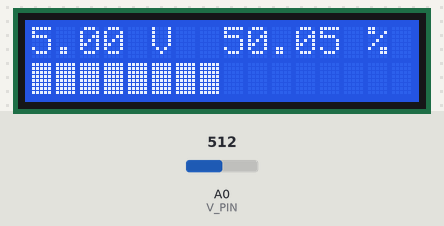
A sketch run on a simulated Arduino Uno, built with avr-gcc and run on an emulated ATmega328P. Parts: 16×2 character LCD. The test bench sets the inputs (shaded band); at power-on: A0 (V_PIN) = 512.

Above: at 1.2 s.
1.3 s: A0 (V_PIN) set to 716
At 2.8 s:
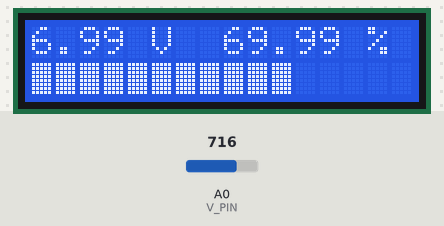
3.1 s: A0 (V_PIN) set to 900
At 4.0 s:
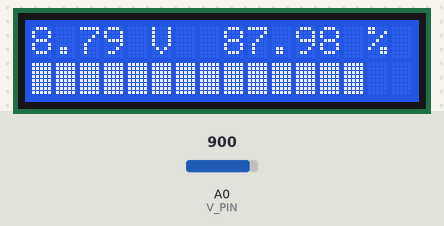
4.6 s: A0 (V_PIN) set to 1023
At 5.3 s:
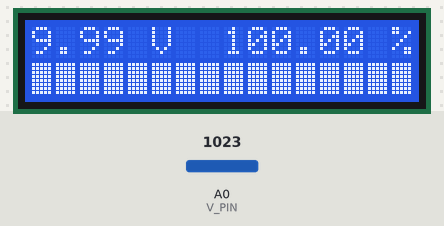
6.1 s: A0 (V_PIN) set to 511
At 6.6 s:
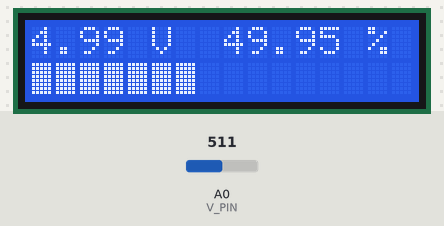
7.7 s: A0 (V_PIN) set to 306
At 8.8 s:
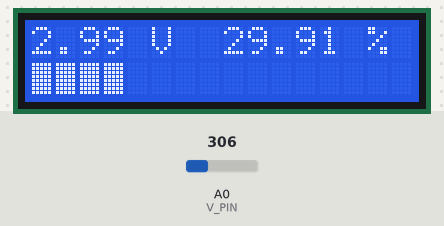
9.2 s: A0 (V_PIN) set to 122
At 9.8 s:
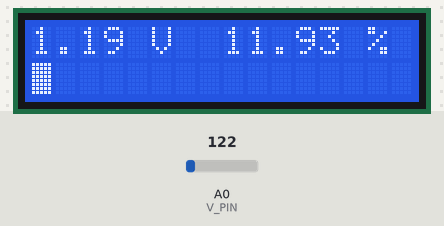
Timing chart, 0 to 11.7 s (numbered marks = the images above; inputs shaded):
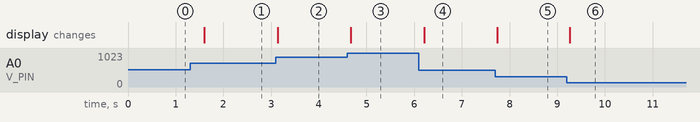

The sketch:

fuel.ino
```cpp
#include <LiquidCrystal.h>

#define V_PIN A0

const float multp = 5.0f * 2.0f / 1024.0f;
const float percent = 100.0f / 1023.0f;
const char full_blanck = 255;

float volts = 0.0f;
float fuel_percentage = 0.0f;
int value_read = 0;
int progress = 0;
int i = 0;

LiquidCrystal lcd(12, 11, 5, 4, 3, 2);

void setup() {
  //Serial.begin(9600);
  lcd.begin(16, 2);
  //lcd.print("Hello Word!");
  //lcd.setCursor(0, 1);
  //lcd.print("8===D");
}

void loop() {
  value_read = analogRead(V_PIN);
  volts = value_read * multp;
  progress = map(value_read, 0, 1023, 0, 16);
  fuel_percentage = value_read * percent;

  //Serial.println(value_read);
  lcd.clear();
  lcd.setCursor(0, 0);
  lcd.print(volts);
  lcd.print(" V  ");
  lcd.print(fuel_percentage);
  lcd.print(" %");
  lcd.setCursor(0, 1);

  if (value_read) {
    for (i = progress; i > 0; i--) {
      lcd.print(full_blanck);
    }
  } else {
    lcd.print("     EMPTY!     ");
  }

  delay(300);
}
```

Measured:
- after the input at 1.3 s, the display: changes after 0.30 s (image 1)
- after the input at 3.1 s, the display: changes at once (image 2)
- after the input at 4.6 s, the display: changes after 0.07 s (image 3)
- after the input at 6.1 s, the display: changes after 0.11 s (image 4)
- after the input at 7.7 s, the display: changes at once (image 5)
- after the input at 9.2 s, the display: changes after 0.07 s (image 6)
